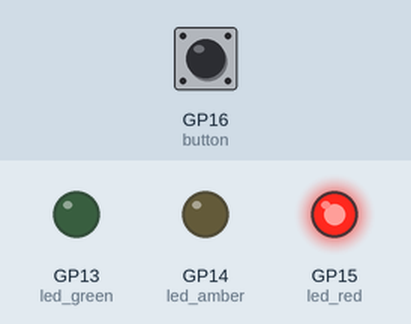
Recording of a program running on a simulated Raspberry Pi Pico running MicroPython. Parts: output pins drawn as LEDs (lit = HIGH). The test bench sets the inputs (shaded band); at power-on: GP16 (button) LOW. Threads take turns every 2 ms; what the program prints to the serial console is not drawn.

Above: at 1.2 s.
1.3 s: GP16 (button) pulled HIGH for 0.15 s
At 5.4 s:
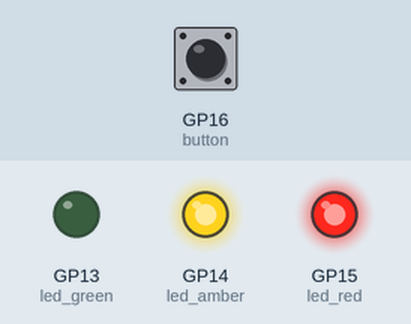
At 8.1 s:
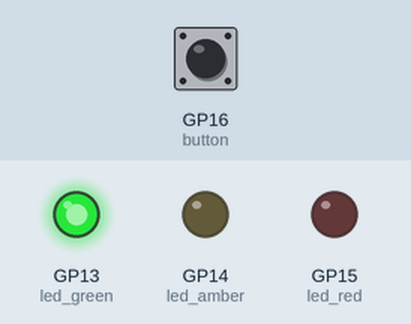
Timing chart, 0 to 18.5 s (numbered marks = the images above; inputs shaded):
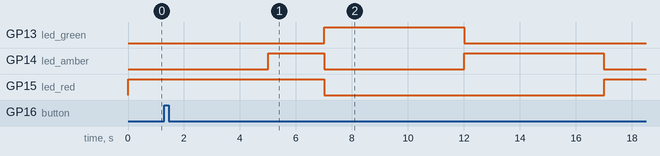

Measured:
- after the input at 1.3 s, GP13 (led_green): goes on until 12.0 s, then stays LOW; GP14 (led_amber): goes on until 17.0 s, then stays LOW; GP15 (led_red): goes on until 17.0 s, then stays HIGH

The program:

traffic_light_with_button.py
```python
import machine
import utime

import _thread

led_red = machine.Pin(15, machine.Pin.OUT)
led_amber = machine.Pin(14, machine.Pin.OUT)
led_green = machine.Pin(13, machine.Pin.OUT)

button = machine.Pin(16, machine.Pin.IN, machine.Pin.PULL_DOWN)

button_pressed = False

def button_reader_thread():
    global button_pressed
    while True:
        if button.value() == 1:
            button_pressed = True

_thread.start_new_thread(button_reader_thread, ())

while True:
    if button_pressed == True:
        led_red.value(1)
        for i in range(10):
            print("Peep")
            utime.sleep(1)
            print("Peep")
            utime.sleep(1)
        button_pressed = False
    led_red.value(1)
    utime.sleep(5)
    led_amber.value(1)
    utime.sleep(2)
    led_red.value(0)
    led_amber.value(0)
    led_green.value(1)
    utime.sleep(5)
    led_green.value(0)
    led_amber.value(1)
    utime.sleep(5)
    led_amber.value(0)
```
